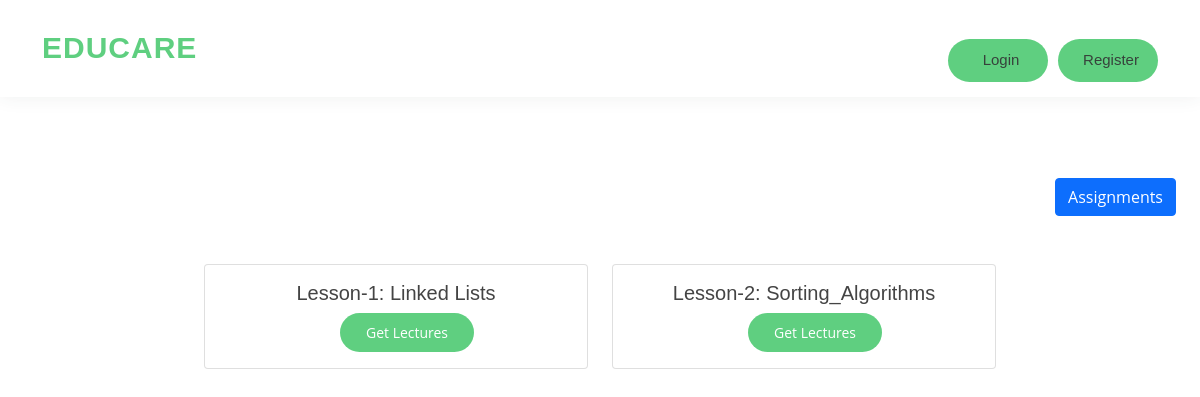
/curriculum/computer-science-and-engineering/1/, run on the app's committed database.
### curriculum/models.py (models this page shows, shortened)
class Lesson(models.Model):
    lesson_id = models.CharField(max_length=100, unique=True)
    Branch = models.ForeignKey(Branch, on_delete=models.CASCADE)
    created_by = models.ForeignKey(User,on_delete=models.CASCADE)
    created_at = models.DateTimeField(auto_now_add=True)
    subject = models.ForeignKey(Subject, on_delete=models.CASCADE,related_name='lessons')
    name = models.CharField(max_length=250)
    position = models.PositiveSmallIntegerField(verbose_name="Chapter no.")
    slug = models.SlugField(null=True, blank=True)
    video = models.FileField(upload_to=save_lesson_files,verbose_name="Video", blank=True, null=True)
    ppt = models.FileField(upload_to=save_lesson_files,verbose_name="Presentations", blank=True)
    Notes = models.FileField(upload_to=save_lesson_files,verbose_name="Notes", blank=True)
    class Meta:
        ordering = ['position']

### curriculum/views.py (the view)
# urls.py: path('<str:Branch>/<slug:slug>/', views.LessonListView.as_view(), name='lesson_list'),
class LessonListView(DetailView):
    context_object_name = 'subjects'
    model = Subject
    template_name = 'curriculum/lesson_list_view.html'

### templates/curriculum/lesson_list_view.html (shortened to what this page needs)
{% extends 'base.html' %}
{% load static %}
{% block content %}
<section id="best-features" class="text-center" style="margin-top: 50px">
              <div class="row d-flex justify-content-center mb-3 mt-5">
                  <div class="d-flex justify-content-end me-5" >
                    <a href="{% url 'assignments:course-quizzes' subjects.pk %}" style="font-size:20px; color: rgb(5, 5, 5); padding-top:20px;"><button type="button" class="btn btn-primary">Assignments</button> </a>
                  </div>
              </div>
              <div class="row d-flex justify-content-center mb-3 mt-5">
                {% for lesson in subjects.lessons.all %}
                <div class="col-sm-4 mb-4">
                  <div class="card box-shadow-hover">
                    <div class="card-body">
                      <h5 class="card-title">Lesson-{{lesson.position}}: {{lesson.name}}</h5>
                      <a href="{% url 'curriculum:lesson_detail' slug=lesson.slug subject=subjects.slug Branch=lesson.Branch.slug %}" >
                      <button type="button" class="btn get-started-btn"><span>Get Lectures</span></button>
                      </a>
                    </div>
                  </div>
                </div>
                {% endfor %}
              </div>
</section>
{%endblock%}

### static/css/style.css (style rules this page uses)
body { font-family: "Open Sans", sans-serif; color: #444444; }
a { color: #5fcf80; text-decoration: none; }
h1, h2, h3, h4, h5, h6 { font-family: "Raleway", sans-serif; }
.get-started-btn { margin-left: 22px; background: #5fcf80; color: #fff; border-radius: 50px; padding: 8px 25px; white-space: nowrap; transition: 0.3s; font-size: 14px; display: inline-block; }
section { padding: 60px 0; overflow: hidden; }

### data on the page
Lesson: position "1", name "Linked Lists"
Lesson: position "2", name "Sorting_Algorithms"
